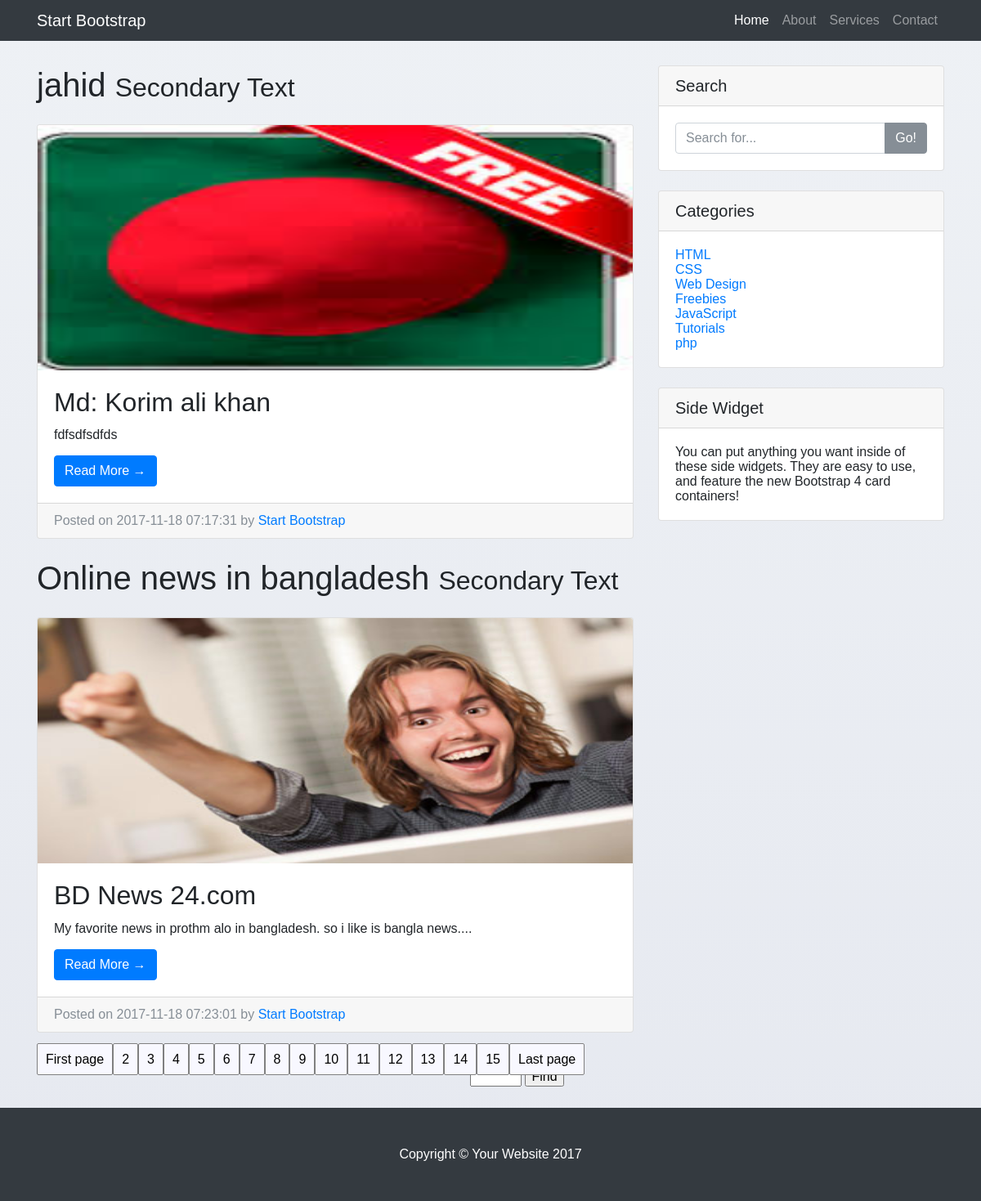
The page / on the database its author committed.
### tables this page shows
CREATE TABLE `blog_post` (
  `id` int(11) NOT NULL,
  `cattype` varchar(255) NOT NULL,
  `headline` varchar(500) NOT NULL,
  `title` varchar(500) NOT NULL,
  `description` text NOT NULL,
  `image` varchar(500) NOT NULL,
  `date` timestamp NOT NULL DEFAULT CURRENT_TIMESTAMP ON UPDATE CURRENT_TIMESTAMP
);

CREATE TABLE `category` (
  `id` int(11) NOT NULL,
  `catename` varchar(255) NOT NULL,
  `date` timestamp NOT NULL DEFAULT CURRENT_TIMESTAMP ON UPDATE CURRENT_TIMESTAMP
);

### core/classes/db_connect.php (called while the page is built, shortened)
<?php
	abstract class Database{
		public function __construct()
			{
				$this->db = new mysqli(HOSTNAME,USERNAME,PASSWORD,DBNAME);
			}
	}
?>

### core/classes/Post.php (called while the page is built, shortened)
<?php
	class Post extends Database
	{
		public function pagePost($start_data = 0,$per_page=2){
			$sql 	= "SELECT * FROM blog_post LIMIT $per_page OFFSET $start_data";
			$query 	= $this->db->query($sql);
			return $query;
		}
		public function Pagination(){
			$sql 	= "SELECT * FROM blog_post";
			$query 	= $this->db->query($sql);
			$row = mysqli_num_rows($query);
			return $row;
		}
	}
?>

### core/classes/category.php (called while the page is built, shortened)
<?php
	class Category extends Database
	{
		public function getCategory(){
			$sql = "SELECT * FROM category";
			$query = $this->db->query($sql);
			return $query;
		}
	}
?>

### index.php (the view)
<?php include'inc/header.php';?>
<?php
  include'core/classes/Post.php';
  include'core/classes/category.php';
  $db = new Post();
?>
    <div class="container">
      <div class="row">
        <div class="col-md-8">
          <?php
            $per_page = 2;
            if (isset($_GET['page'])) {
                $page = $_GET['page'];
            }else{
              $page = 1;
            }
            $start_data = ($page-1) * $per_page;
            $query = $db->pagePost($start_data,$per_page);
              while ($row = mysqli_fetch_array($query)) {
            ?>
          <h1 class="my-4"><?php echo $row['headline']?>
            <small>Secondary Text</small>
          </h1>
          <div class="card mb-4">
            <img class="card-img-top" src="<?php echo $row['image'];?>" width="750px" height="300px" alt="Card image cap">
            <div class="card-body">
              <h2 class="card-title"><?php echo $row['title']?></h2>
              <p class="card-text"><?php echo $row['description']?></p>
              <a href="view_detils.php?id=<?php echo $row['id']?>" class="btn btn-primary">Read More &rarr;</a>
            </div>
            <div class="card-footer text-muted">
              Posted on <?php echo $row['date']?> by
              <a href="#">Start Bootstrap</a>
            </div>
          </div>
          <?php
              }
            ?>
            <?php
            $result = $db->Pagination();
            $total_page = ceil($result/$per_page);
            echo "<span class='Pagination'><a href='index.php?page=1'>".'First page'."</a>";
              for ($i=2; $i<$total_page; $i++) {
                echo "<a href='index.php?page=".$i."'>".$i."</a>";
              }
            echo "<a href='index.php?page=$total_page'>".'Last page'."</a></span>";
            ?>
          <div class="find">
            <form action="" method="GET">
            <input type="number" name="page"min="1"max="<?php echo $i ?>">
            <input type="submit" value="Find">
          </form>
        </div>
          </div>
<?php include'inc/sidebar.php';?>
<?php include'inc/footer.php';?>

### inc/sidebar.php
    <div class="col-md-4">
      <div class="card my-4">
        <h5 class="card-header">Search</h5>
        <div class="card-body">
          <form action="search.php" method="get">
            <div class="input-group">
              <input type="text" name="search" class="form-control" placeholder="Search for...">
              <span class="input-group-btn">
                <button class="btn btn-secondary" type="submit" value="search" >Go!</button>
              </span>
            </div>
           </form>
        </div>
      </div>
      <div class="card my-4">
        <h5 class="card-header">Categories</h5>
        <div class="card-body">
          <?php
          $db     = new Category;
          $query  = $db->getCategory();
         while($row = mysqli_fetch_array($query)){
          ?>
          <div class="row">
            <div class="col-lg-6">
              <ul class="list-unstyled mb-0">
                <li>
                  <a href="category_page.php?name=<?php echo $row['catename']?>"><?php echo $row['catename']?></a>
                </li>
              </ul>
            </div>
          </div>
          <?php
          }
          ?>
        </div>
      </div>
      <div class="card my-4">
        <h5 class="card-header">Side Widget</h5>
        <div class="card-body">
          You can put anything you want inside of these side widgets. They are easy to use, and feature the new Bootstrap 4 card containers!
        </div>
      </div>
    </div>
  </div>
</div>

### assets/css/blog-home.css (style rules this page uses)
body { padding-top: 54px; }
@media (min-width: 992px) { body { padding-top: 56px; } }

### assets/css/thumbnail-gallery.css (style rules this page uses)
body { background-image: linear-gradient(to top, #e6e9f0 0%, #eef1f5 100%); min-height: 100vh; font: normal 16px sans-serif; }
.Pagination a { text-decoration: none; border:1px solid gray; border-radius: 2px; color: black; padding:10px; background:ghostwhite; }
.find { height: 50px; width: 200px; float: right; }

### rows shown on the page
blog_post: headline "jahid", image (picture), title "Md: Korim ali khan", description "fdfsdfsdfds", date "2017-11-18 07:17:31"
blog_post: headline "Online news in bangladesh", image (picture), title "BD News 24.com", description "My favorite news in prothm alo in bangladesh. so i like is bangla news....", date "2017-11-18 07:23:01"
category: catename "HTML"
category: catename "CSS"
category: catename "Web Design"
category: catename "Freebies"
category: catename "JavaScript"
category: catename "Tutorials"
category: catename "php"
